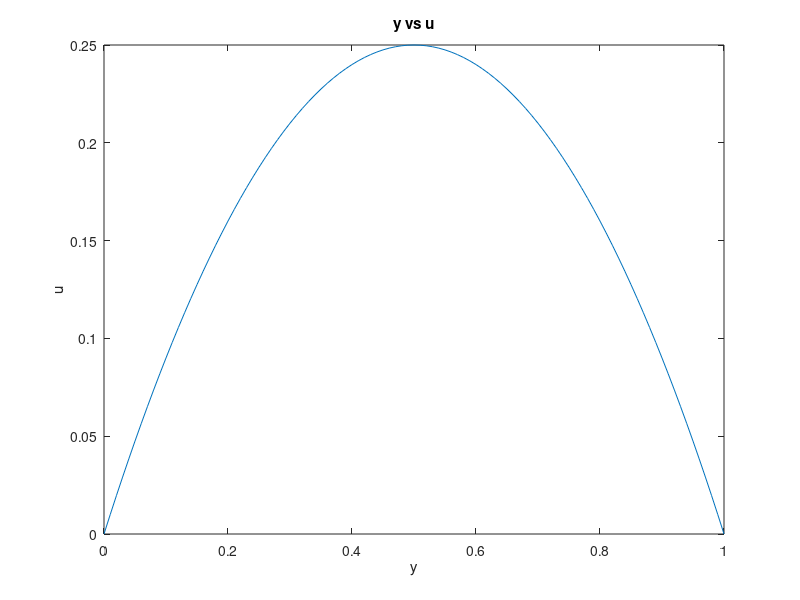

The MATLAB script that drew this image:
%%Initialize Variables 
clear all 
P=1;
BC=0;
L=1;
A=1;
B=-2;
C=1;

n=101;

dy = L/(n-1);
y = 0:dy:L;
y1 = (-2.*P.*(dy.^2));

Aug = zeros(n,n+1); 
Aug(1,1)= 1; 
Aug(1,n+1) = 0; 

for i=2:n-1 
   Aug(i,i-1) = A ;
   Aug(i,i)   = B;
   Aug(i,i+1) = C;
end

for i=2:n-1
    Aug(i,n+1) = y1;
end

Aug(n,n) = 1;
Aug(n,n+1) = BC;

Aug_2 = Aug;

q =rand(n);
[m, n] = size(q); 
c = zeros(1,n + 1); 

w = rref(Aug);

for x = 1:m-1
    for p = 1:n 
    [g ,j] = max(abs(Aug(p:n,p)));
    c = Aug(p,:);
    Aug(p,:) = Aug(j + p-1,:);
    Aug(j + p-1,:) = c;
             if Aug(p,p) ==0
                  disp('aug was singular. No unique solution');
             end 
    end
 for d = x+1:m
    Aug (d,:)=Aug(d,:)-Aug(x,:).*Aug(d,x)./Aug(x,x);
 end
end
for x = m:-1:2
    for d = x-1:-1:1
         Aug (d,:)=Aug(d,:)-Aug(x,:).*Aug(d,x)./Aug(x,x);
    end 
end
for k = 1:m
    Aug(k,:)=Aug(k,:)./Aug(k,k);
end 
sol = Aug;
u = sol(:,n+1)';




plot(y,u)
title('y vs u');
xlabel('y');
ylabel('u');
%hold on 

%%Finding Tau (wall shear stress) 
tau = ((-3.*u(1)+(4.*u(2))-u(3)))./(2.*dy);

V_tot = 0;
%Velocity via trap rule  
for i = (2:n-1)
    V(i)=((u(i)+u(i+1))./2).*(dy);
    V_tot = V_tot + V(i);
end

%%Code used to calculate and plot analytical data 
y1 = (0:0.01:1);
for i = (1:100)
    k(i)= y1(i) - y1(i).^2;
    o(i) = y1(i);
end 

%uncomment to see analytical plot 
%plot(o,k);
%hold off
%title('Analytical plot');
%xlabel('y');
%ylabel('u');


